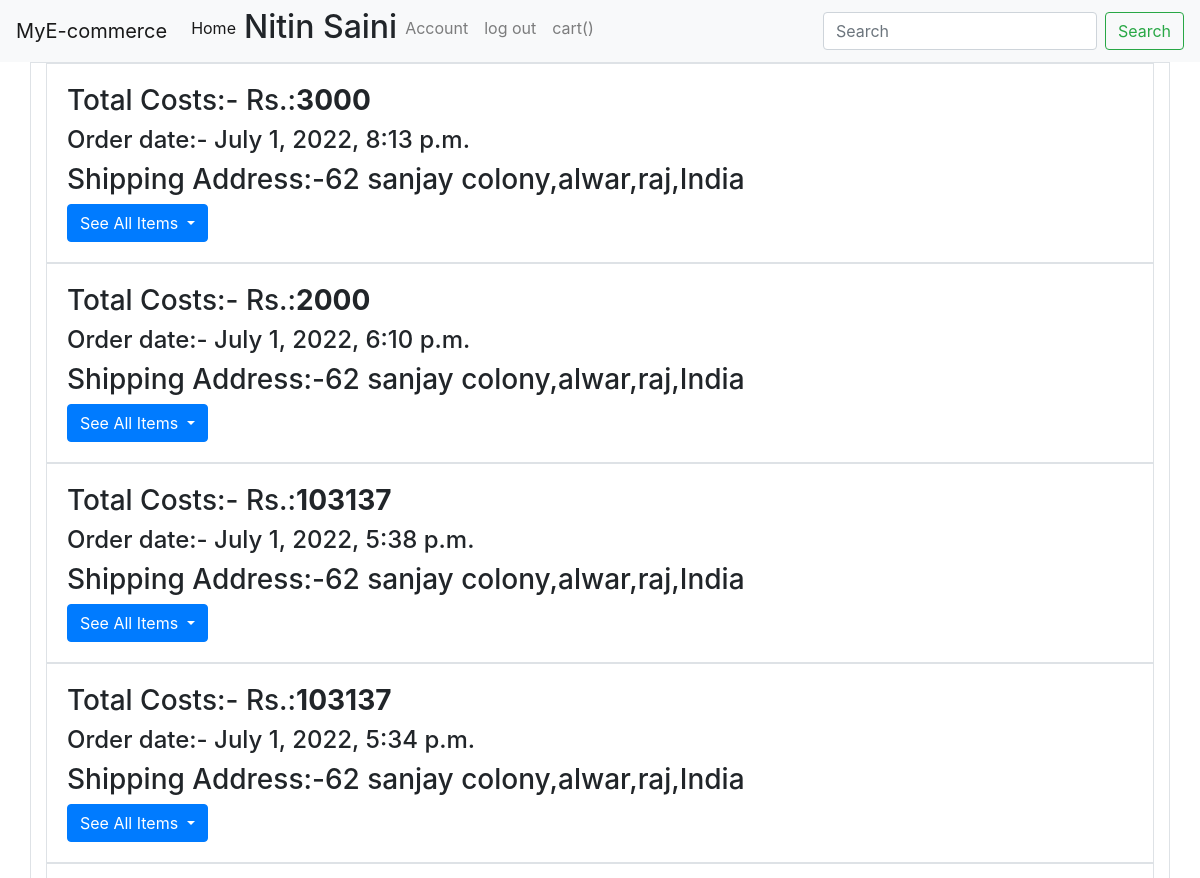
Page /account (signed in, upper part) on the earlier database version.
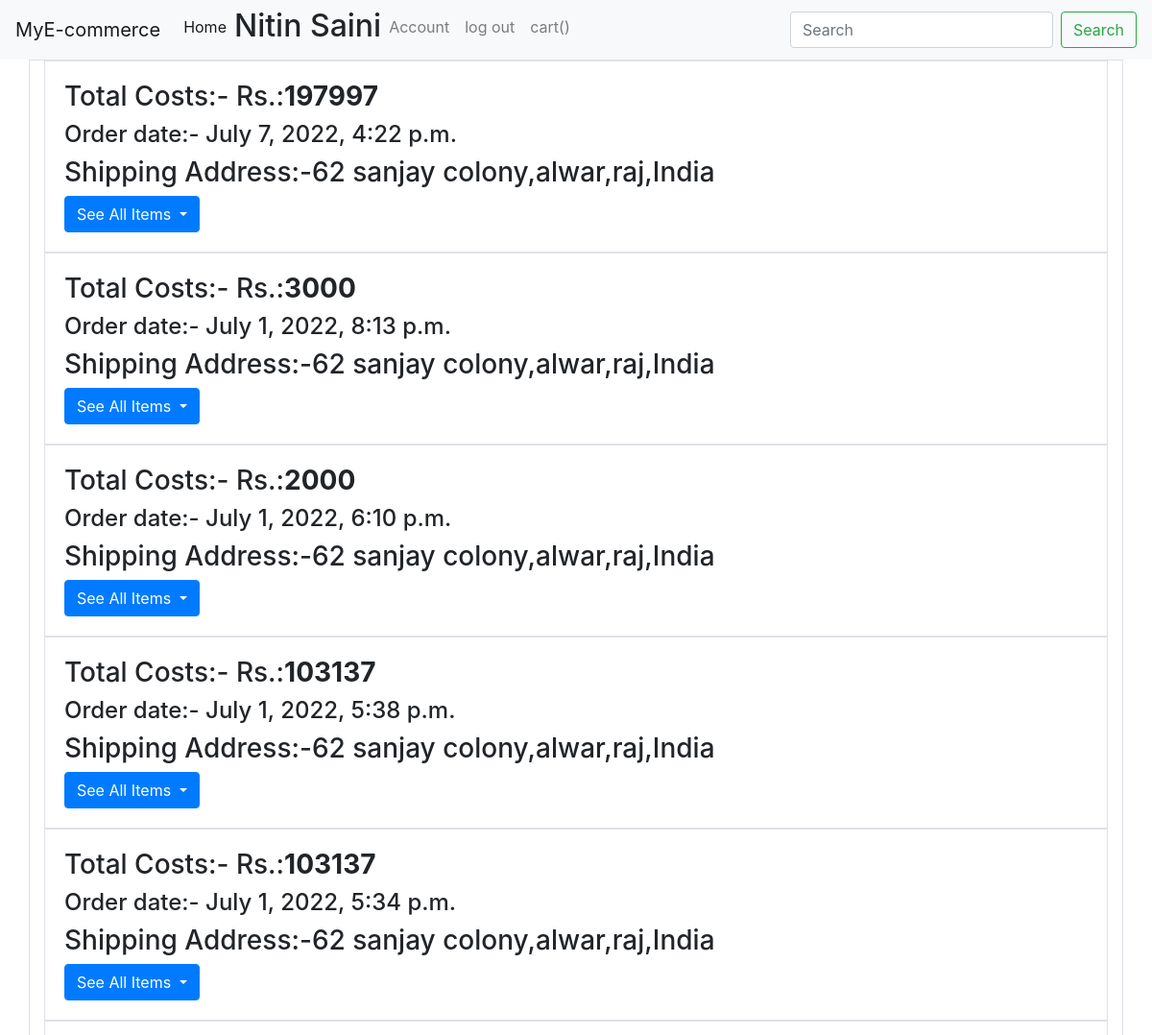
Same page on the later database version.
### pro/models.py (models this page shows)
class allorder(models.Model):
	name=models.ForeignKey(User,on_delete=models.CASCADE)
	cost=models.IntegerField(default=0)
	datetime=models.DateTimeField(auto_now_add=True)
	address=models.CharField(max_length=1000)
	item=models.ManyToManyField(order_count, blank=True, null=True)

### pro/views.py (the view)
# urls.py: path('account',views.account,name='account'),
@login_required
def account(request):
	d=allorder.objects.filter(name=request.user).order_by('-datetime')
	return render(request,'account.html',{'d':d})

### templates/account.html (shortened to what this page needs)
{% load static %}
<!doctype html>
<html lang="en">
  <head>
    <link rel="stylesheet" href="https://cdn.jsdelivr.net/npm/bootstrap@4.5.3/dist/css/bootstrap.min.css">
  </head>
  <body>
   	<nav class="navbar navbar-expand-lg navbar-light bg-light">
  <a class="navbar-brand" href="/">MyE-commerce</a>
  <div class="collapse navbar-collapse" id="navbarSupportedContent">
    <ul class="navbar-nav mr-auto">
      <li class="nav-item active">
        <a class="nav-link" href="/">Home <span class="sr-only">(current)</span></a>
      </li>
      {% if user.is_authenticated %}
      <li class="nav-item">
        <h2>{{user.first_name}}</h2>
      </li>
      <li class="nav-item">
        <a class="nav-link" href="account">Account</a>
      </li>
      <li class="nav-item dropdown">
        <a class="nav-link" href="log_out">log out</a>
      </li>
      <li class="nav-item dropdown">
        <a class="nav-link" href="my_cart">cart({{l}})</a>
      </li>
      {% endif %}
    </ul>
    <form action="search_name" class="form-inline my-2 my-lg-0">
      <input name="search" class="form-control mr-sm-2" type="search" placeholder="Search" aria-label="Search">
      <button class="btn btn-outline-success my-2 my-sm-0" type="submit">Search</button>
    </form>
  </div>
</nav>
<ul class="list-unstyled">
	<div class="container border">
    {% if d.count == 0 %}
    <div>
      <h2 style="text-align: center;">No Buy history</h2>
    </div>
    {% else %}
		{% for i in d %}
		<div class="card-body border container">
        	<h3 class="card-text">Total Costs:- Rs.:<b>{{i.cost}}</b></h3>
        	<h4 class="card-text">Order date:- {{i.datetime}}</h4>
        	<h3 class="card-text">Shipping Address:-{{i.address}}</h3>
          <button type="button" class="btn btn-primary dropdown-toggle" data-toggle="dropdown">
            See All Items
          </button>
          </div>
		{% endfor %}
    {% endif %}
</div>
</ul>
  </body>
</html>

Differences in the rows shown:
added allorder: cost "197997", datetime "July 7, 2022, 4:22 p.m.", address "62 sanjay colony,alwar,raj,India"
